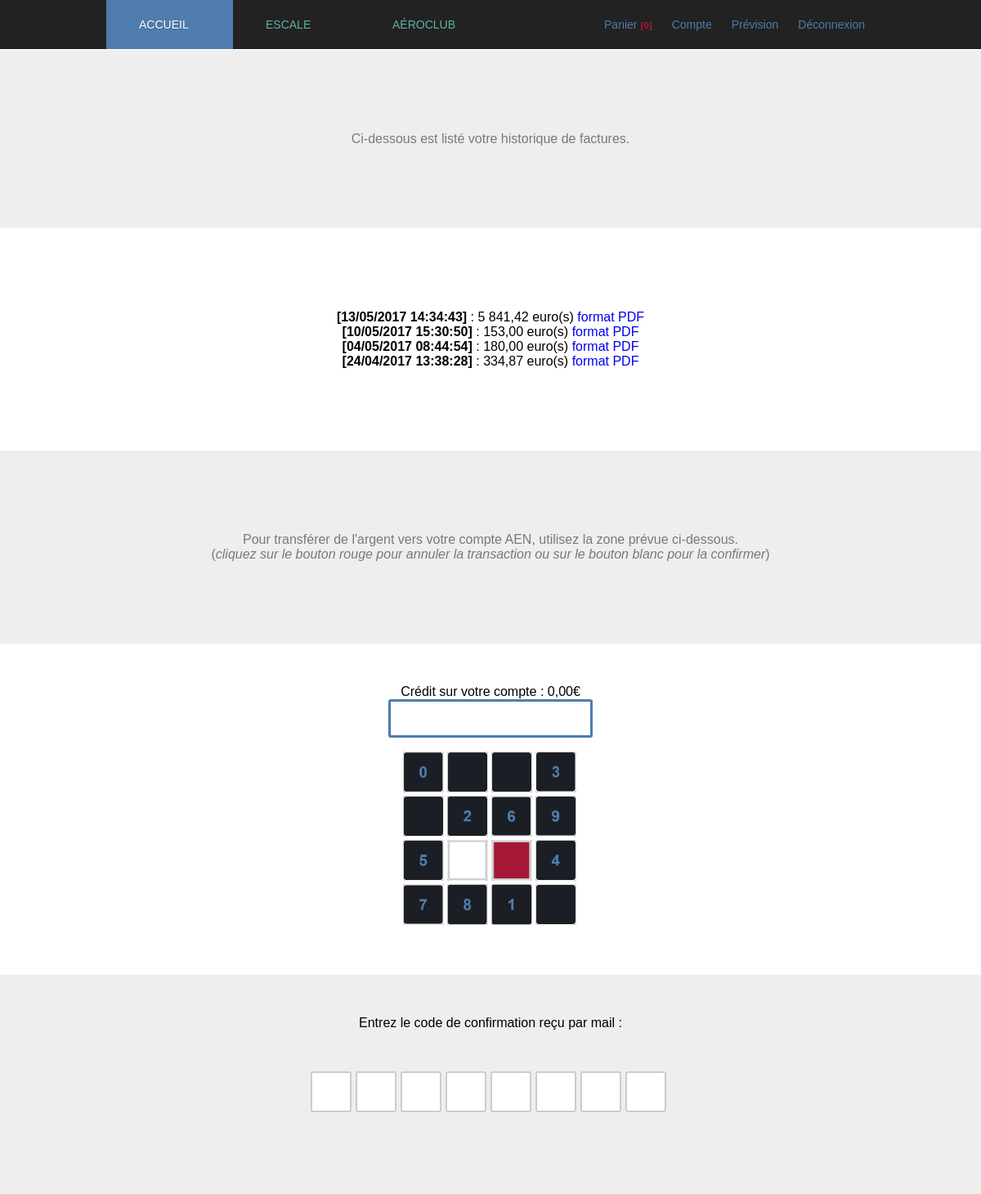
Page /account.php (signed in) on the committed database.
### tables this page shows
CREATE TABLE IF NOT EXISTS `receipt` (
  `idReceipt` int(11) NOT NULL AUTO_INCREMENT,
  `creation` bigint(20) DEFAULT '0',
  `isPaid` int(11) NOT NULL DEFAULT '0',
  `idAdministrative` int(11) DEFAULT NULL,
  `idUser` int(11) DEFAULT NULL,
  `totalCost` double NOT NULL DEFAULT '0',
  `totalTva` double DEFAULT '0',
  PRIMARY KEY (`idReceipt`)
);

### web/init.php (called while the page is built, shortened)
<?php
  require_once("controllers/Router.php");
  $router = new Router();
?>

### web/controllers/Router.php (called while the page is built, shortened)
<?php
  class Router {
    public function access($location) {
      if(isset($_SESSION["accesstoken"],
               $_SESSION["email"],
               $_SESSION["statut"])) {
        $this->state = $_SESSION["accesstoken"] === false ? false : true;
        $this->permission = $_SESSION["statut"];
      } else {
        $this->state = false;
      }
    }
  }
?>

### web/platforms/databases/PDOUtils.php (called while the page is built, shortened)
<?php
  class PDOUtils {
    private $pdo_;
    private static $sharedInstance_;
    private function __construct() {
      $this->pdo_ = new PDO("mysql:host=localhost;dbname=aerodrome", "root", "");
    }
    public static function getSharedInstance() {
      if(!isset(PDOUtils::$sharedInstance_)) {
        PDOUtils::$sharedInstance_ = new PDOUtils();
      }
      return PDOUtils::$sharedInstance_;
    }
    public function getAll($sql, $params = null) {
      $statement = $this->pdo_->prepare($sql);
      if($statement && $statement->execute($params)) {
        $result = $statement->fetchAll(PDO::FETCH_ASSOC);
        return $result;
      }
      return null;
    }
  }
?>

### web/account.php (the view, shortened to what this page needs)
<?php
  require_once("init.php");
  require_once("nav.php");
?>
<!DOCTYPE html>
<html>
  <head>
    <link rel="stylesheet" type="text/css" href="style/popup.css">
    <link rel="stylesheet" type="text/css" href="style/account.css">
  </head>
  <body>
    <?php if($router->permission == 3) { ?>
      <section>
        <center>
          <p>
            Sélectionnez le mois et l'année, puis validez pour générer une facture liée à cette date.
          </p>
        </center>
      </section>
      <span class="spinner">
        <span class="sub">-</span>
        <input type="number" min="1970" max="2100" value="2017" />
        <span class="add">+</span>
      </span>
      <div class="dropp">
        <div class="dropp-header"> <span class="dropp-header__title js-value"></span> <a href="#" id="month" class="dropp-header__btn js-dropp-action"><i class="icon"></i></a> </div>
        <div id="months" class="dropp-body"></div>
      </div>
      <div id="generate">Générer un fichier excel</div>
      <script type="text/javascript" src="controllers/Request.js"></script>
      <script type="text/javascript" src="controllers/Calendar.js"></script>
      <script type="text/javascript" src="export.js"></script>
    <?php } else { ?>
      <section>
        <center>
          <p>
            Ci-dessous est listé votre historique de factures.
          </p>
        </center>
      </section>
      <article id="historique">
        <center>
          <?php
            $manager = PDOUtils::getSharedInstance();
            $data = $manager->getAll("
              SELECT receipt.idReceipt, receipt.creation, receipt.totalCost, receipt.totalTva, receipt.isPaid, receipt.idAdministrative
              FROM `user`
                LEFT JOIN `receipt` ON user.idUser = receipt.idUser
              WHERE user.email = ?
                AND receipt.creation <> 0
              ORDER BY idReceipt DESC
            ", [$_SESSION["email"]]);
            if(empty($data)) {
              echo "<i style=\"color: #A61835;\">Aucune facture disponible...</i>";
            } else {
              echo "<ul>";
              foreach($data as $value) {
                echo "<strong>[" . date("d/m/Y H:i:s", $value["creation"]) . "]</strong> : " .
                  ($value["isPaid"] == 1 ? number_format(floatval($value["totalCost"]) + floatval($value["totalTva"]), 2, ",", " ") . " euro(s)"  : "(<a onclick=\"payNow(" . $value["idReceipt"] . "); return false;\" style=\"color: #000;\" href=\"#\">paiement immédiat</a>)") .
                  ($value["idAdministrative"] != null ? "<small style=\"color: #A61835;\"> avec PENALITÉ pour retard de paiement</small>" : "") .
                " <a target=\"_blank\" data-id=\"" . $value["idReceipt"] . "\" href=\"phptopdf.php?id=" . $value["idReceipt"] . "\" title=\"Facture au format PDF\">format PDF</a><br>";
              }
              echo "</ul>";
            }
          ?>
        </center>
      </article>
      <section>
        <center>
          <p>
            Pour transférer de l'argent vers votre compte AEN, utilisez la zone prévue ci-dessous.<br>
            (<i>cliquez sur le bouton rouge pour annuler la transaction ou sur le bouton blanc pour la confirmer</i>)
          </p>
        </center>
      </section>
      <article>
        <center>
          <?php
            $manager = PDOUtils::getSharedInstance();
            $data = $manager->getAll("SELECT credit FROM `user` WHERE accesstoken = ?", [$_SESSION["accesstoken"]]);
            echo "<p>Crédit sur votre compte : " . number_format($data[0]["credit"], 2, ",", " ") . "€</p>";
          ?>
          <input type="text" id="credit">
        </center>
      </article>
      <section id="verification">
        <p>
          <form class="code_input">
            <center>
              <span>Entrez le code de confirmation reçu par mail :</span><br>
            </center>
            <?php
              for($input = 0; $input < 8; $input++) {
                echo "<input type=\"text\" class=\"" . (2 << $input) . "\">";
              }
            ?>
          </form>
        </p>
      </section>
    <?php } ?>
  </body>
</html>

### web/nav.php (shortened to what this page needs)
<?php
  require_once("init.php");
?>
<nav>
  <div class="centered">
    <?php if(!$router->state) { ?>
      <div class="nav-services">
        <a class="nav-service active" href="index.php">Accueil</a>
        <a class="nav-service" href="escale.php">Escale</a>
        <a class="nav-service" href="aeroclub.php">Aéroclub</a>
      </div>
    <?php } else { ?>
      <div class="centered">
        <div class="nav-services">
          <a class="nav-service active" href="index.php">Accueil</a>
          <a class="nav-service" href="escale.php">Escale</a>
          <a class="nav-service" href="aeroclub.php">Aéroclub</a>
        </div>
        <?php
          $manager = PDOUtils::getSharedInstance();
          $services = 0;
          $lastIdService = $manager->getAll("
            SELECT receipt.idReceipt
            FROM `receipt`
              LEFT JOIN `user` ON receipt.idUser = user.idUser
            WHERE user.email = ?
            ORDER BY receipt.idReceipt DESC
            LIMIT 1
          ", [$_SESSION["email"]]);
          if(!empty($lastIdService)) {
            $services = $manager->getAll("
              SELECT count(idService) AS total
              FROM `service`
              WHERE idReceipt = ?
              LIMIT 1
            ", [$lastIdService[0]["idReceipt"]]);
            if(isset($services)) {
              $services = $services[0]["total"];
            } else {
              $services = 0;
            }
          }
        ?>
        <div class="nav-pages">
          <a href="basket.php">Panier <?php echo "<small style=\"color: #A61835;\"><strong>[" . $services . "]</strong></small>"; ?></a>
          <a href="account.php">Compte</a>
          <a href="localisation.php">Prévision</a>
          <a href="logout.php">Déconnexion</a>
        </div>
      </div>
    <?php } ?>
</nav>

### web/style/account.css (style rules this page uses)
* { margin: 0; padding: 0; box-sizing: border-box; font-family: 'Montserrat', sans-serif; }
nav { height: 60px; background: #222222; font-weight: 400; }
.nav-services { float: left; }
.nav-service { color: #61b2a7; display: block; line-height: 30px; padding: 15px 20px 15px 40px; float: left; position: relative; text-decoration: none; width: 155px; font-size: 14px; text-transform: uppercase; text-shadow: 0 1px 1px rgba(34, 34, 34, 0.3); }
.active { color: #ffffff; background: #4e7cad; }
.nav-pages { float: right; padding: 15px 0; }
.nav-pages a { color: #4e7cad; display: inline-block; line-height: 30px; padding: 0 10px; float: left; text-decoration: none; border-radius: 2px; font-size: 14px; margin: 0 2px; }
.centered { max-width: 940px; margin: 0 auto; }
section { float: left; width: 100%; background: #EEE; }
section p { max-width: 900px; margin: 100px auto; padding: 0 15px; color: rgba(0, 0, 0, 0.7); opacity: 0.7; }
article { float: left; width: 100%; }
article p { position: relative; top: 50px; }
input[type="text"] { position: relative; top: 50px; border: none; width: 250px; padding: 10px; border: 3px solid #4E7CAD; border-radius: 3px; font-size: 18px; color: #4E7CAD; }
#verification { position: relative; top: 340px; }
.code_input { display: inline-block; position: relative; left: 50%; width: 440px; margin: -50px -220px 50 -220px; }
.code_input input { font-weight: 400px; width: 50px; height: 50px; border: 2px solid #cccccc; display: block; float: left; margin-right: 5px; outline: 0; font-size: 28px; color: #cccccc; line-height: 50px; text-align: center; cursor: pointer; border-radius: 3px; }
#historique { margin: 100px auto; }
#historique a { text-decoration: none; }

### rows in the picture
receipt: creation "13/05/2017 14:34:43", totalCost+totalTva "5 841,42"
receipt: creation "10/05/2017 15:30:50", totalCost+totalTva "153,00"
receipt: creation "04/05/2017 08:44:54", totalCost+totalTva "180,00"
receipt: creation "24/04/2017 13:38:28", totalCost+totalTva "334,87"

### other values in the picture
$services "0"
$data[0]["credit"] "0,00"
